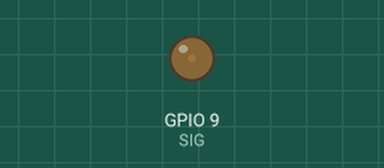
The sketch below on a simulated ESP32-S3. On the bench: output pins drawn as LEDs (lit = HIGH).

Above: at 0.05 s.
At 0.5 s:
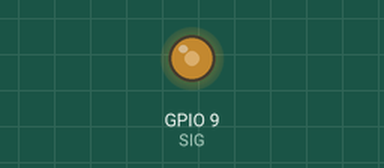
At 0.95 s:
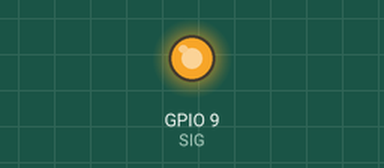
At 1.8 s:
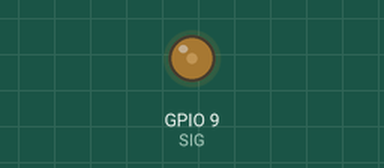
Timing chart, 0 to 4.8 s (numbered marks = the images above):
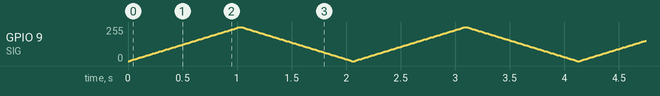

The sketch:

example.ino
```cpp
// Performs a smooth PWM ramp up and down (breathing effect) on a PWM-capable Arduino pin to dim a 12V LED strip via the IRF520 driver.
//
// Buy this module: https://shillehtek.com/products/irf520-mosfet-driver-module-arduino-raspberry-pi-esp32
// Full manual: https://shillehtek.com/blogs/shillehtek-product-manuals/irf520-mosfet-driver-module-arduino-raspberry-pi-esp32-manual
// More examples: https://github.com/shillehbean/shillehtek-examples
//

const int SIG = 9;

void setup() {
  pinMode(SIG, OUTPUT);
}

void loop() {
  // breathe a 12 V LED strip
  for (int d = 0; d <= 255; d += 3) {
    analogWrite(SIG, d);
    delay(12);
  }
  for (int d = 255; d >= 0; d -= 3) {
    analogWrite(SIG, d);
    delay(12);
  }
}
```
